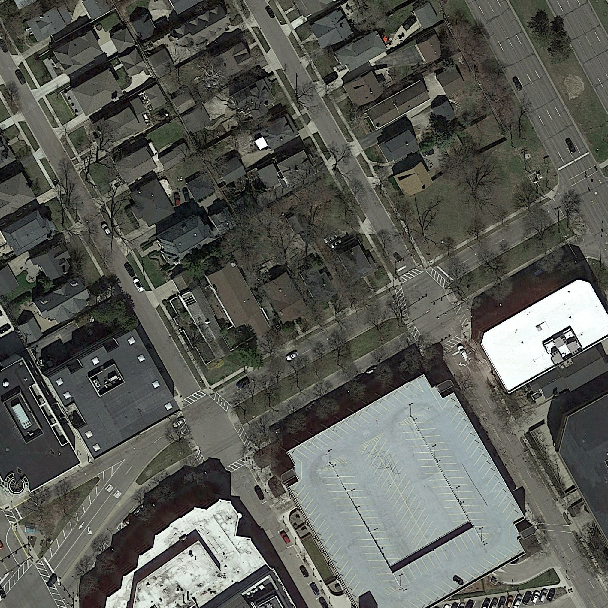
#> input picture test_images/test_images/test_107.png, 608 x 608 px, found by its file name
$ python comparison_dilation_plot.py
#> lines starting #> are read from the running program, lines starting #| are printed output that depends on the picture; pictures that were not available may be replaced by others from this repository, and a replacement may not be noted
import numpy as np
import skimage.io as io
import matplotlib.pyplot as plt
import os

output_path = 'comparison_dilation_plot.pdf'

image_paths = ['./images/dilation difference/images/test_107.png',
               './images/dilation difference/images/test_151.png',
               './images/dilation difference/images/test_201.png',
               './images/dilation difference/images/test_107.png',
               './images/dilation difference/images/test_151.png',
               './images/dilation difference/images/test_201.png']
mask_paths = ['./images/dilation difference/results/test_107_unet.png',
              './images/dilation difference/results/test_151_unet.png',
              './images/dilation difference/results/test_201_unet.png',
              './images/dilation difference/results/test_107_unet_dilated_v2_transposed.png',
              './images/dilation difference/results/test_151_unet_dilated_v2_transposed.png',
              './images/dilation difference/results/test_201_unet_dilated_v2_transposed.png']

xlabels = ['',
           '',
           '',
           '',
           '',
           '']
ylabels = ['no dilation',
           '',
           '',
           'dilation',
           '',
           '']


def normalize(img):
    if np.max(img) > 1.0:
        return img / 255.0
    else:
        return img


color = [0.3, 0.0, 0.0]
columns = 3
rows = 2
fig = plt.figure(figsize=(15.0 / rows, 15.0 / columns))
plt.title(' ')
plt.axis('off')
plt.tight_layout()

axs = []

for i in range(0, columns * rows):
    img = normalize(io.imread(image_paths[i], as_gray=False))
    img = normalize(img)
    mask = io.imread(mask_paths[i], as_gray=True)
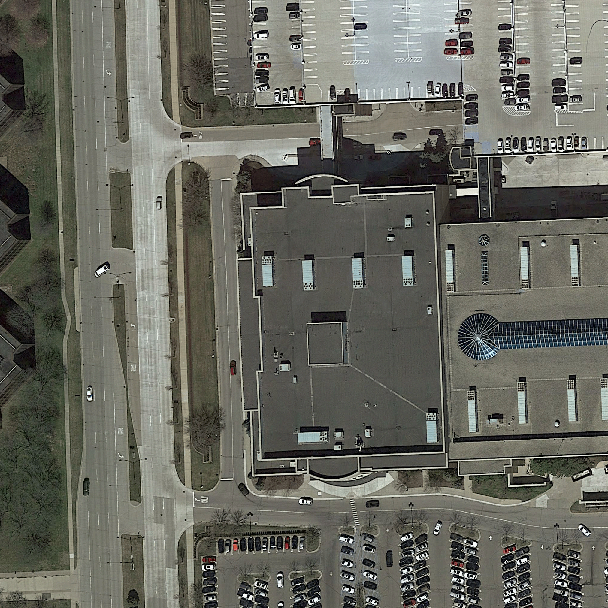
#> input picture test_images/test_images/test_10.png, 608 x 608 px, given in place of test_107_unet.png, which was not available
#> mask: shape (608, 608) float64; min 0, max 0.999, mean 0.405
    mask = np.repeat(mask[:, :, np.newaxis], 3, axis=2)
#> mask: shape (608, 608, 3) float64
    mask = normalize(mask)

    overlay = np.minimum(img + mask * color, 1.0)
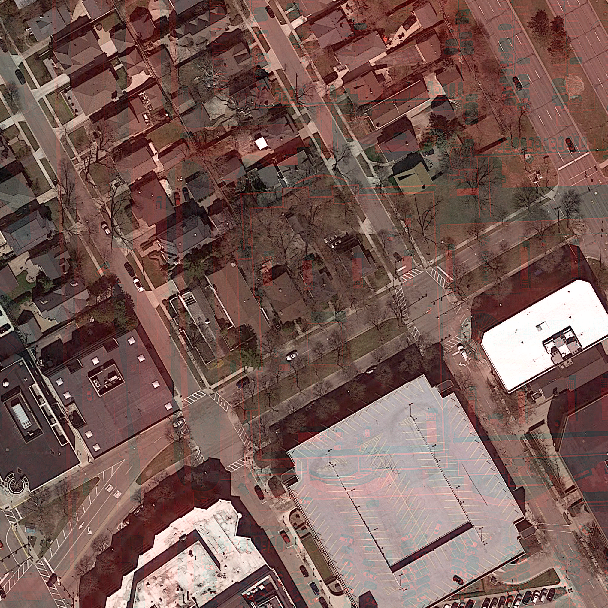
#> overlay: shape (608, 608, 3) float64; mean R, G, B 0.47, 0.356, 0.332

    ax = fig.add_subplot(rows, columns, i+1)
    axs.append(ax)
    plt.imshow(overlay)
    plt.xticks([])
    plt.yticks([])
    plt.tight_layout()

    plt.subplots_adjust(wspace=-0.15, hspace=None)

    ax.set_ylabel(ylabels[i], fontsize=12, fontweight='normal')
    ax.set_xlabel(xlabels[i], fontsize=12, fontweight='normal')
    ax.xaxis.set_label_position('top')
#> pass 2 of the loop `for i in range(0, columns * rows):`:
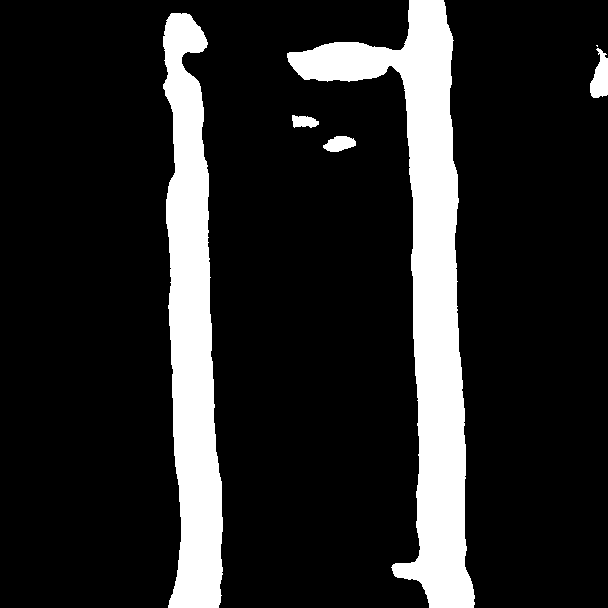
#> input picture final_experiments/baselines/unet 50-100/discrete/test_151.png, 608 x 608 px, found by its file name
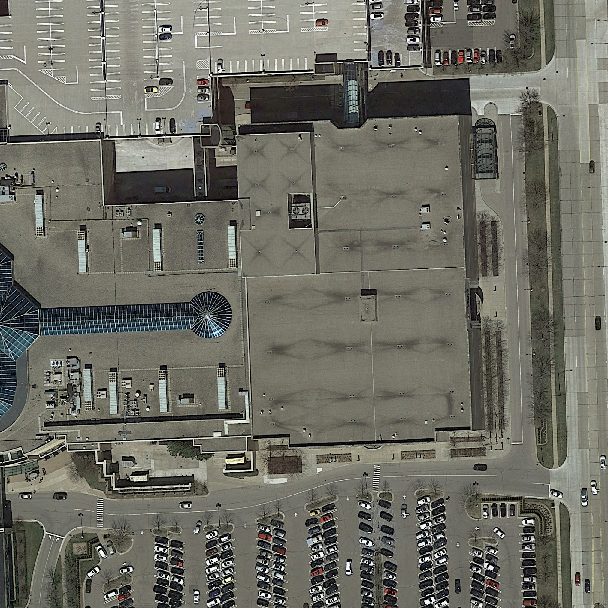
#> input picture test_images/test_images/test_11.png, 608 x 608 px, given in place of test_151_unet.png, which was not available
#> (the run stopped early here; a loop or call above may not have finished)
